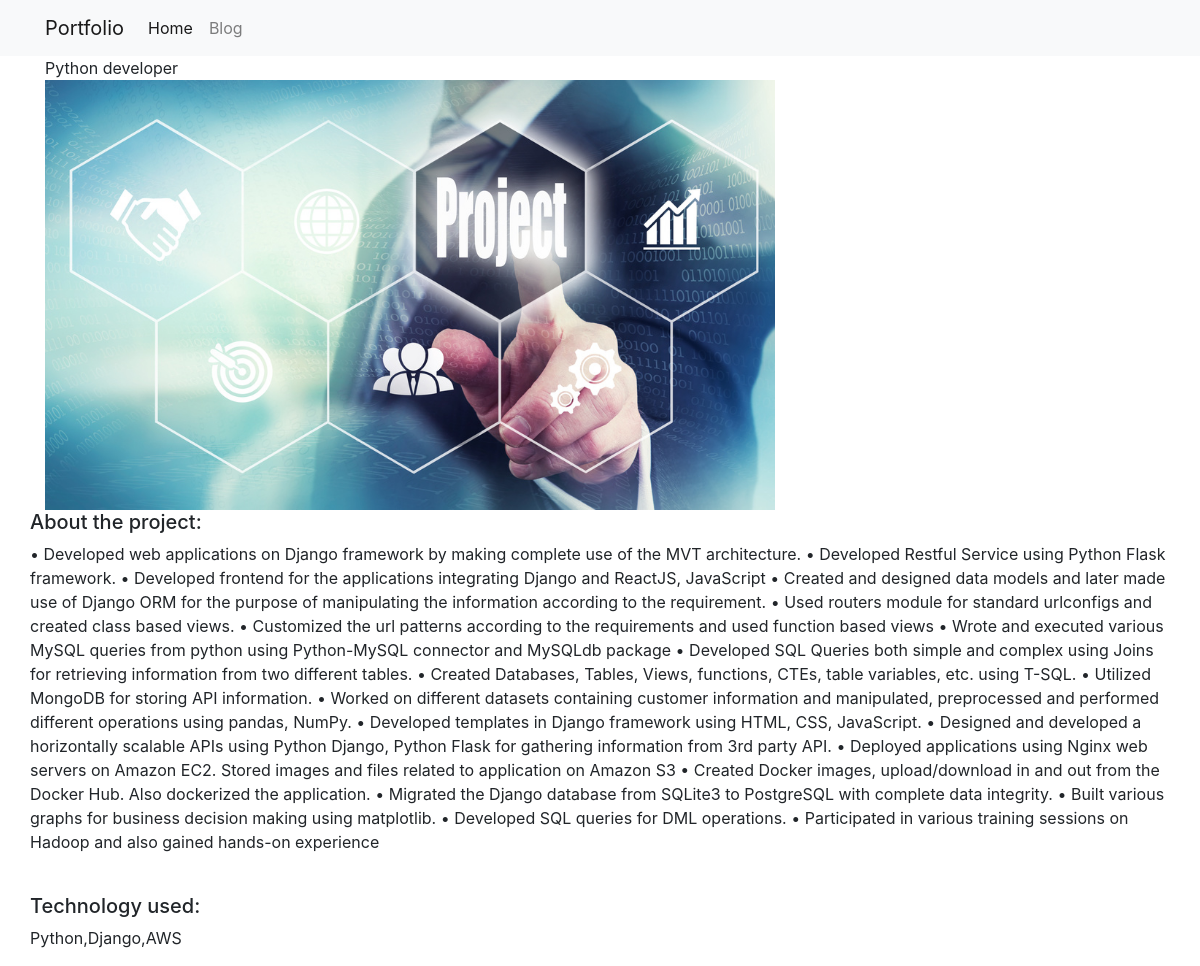
/projects/1/, run on the app's committed database.
### hello_world/models.py (models this page shows, shortened)
class Project(models.Model):
    objects = models.Manager()
    title = models.CharField(max_length = 100)
    description = models.TextField()
    technology = models.CharField(max_length = 20)
    image = models.ImageField(upload_to='img/')#The location of the uploaded image will be in MEDIA_ROOT/images

### hello_world/views.py (the view)
# urls.py: path('<int:id>/',views.project_detail,name='project_detail')
def project_detail(request,id):
    project=Project.objects.get(id=id)
    context = {'project':project}
    return render(request,"project_detail.html",context)

### hello_world/templates/project_detail.html
{% extends "base.html" %}
{% load static %}
{% block page_content %}
{{project.title}}
<div class = "row">
   <div class = "col-md-8">
      <img src="{{project.image.url }}" alt="" width="100%">
   </div>
   <div>
      <h5>About the project:</h5>
      <p>{{project.description}}</p>
      <br>
      <h5>Technology used:</h5>
      <p>{{project.technology}}
   </div>
</div>
{% endblock %}

### data on the page
Project: title "Python developer", image (picture), description "• Developed web applications on Django framework by making complete use of the MVT architecture. • Developed Restful Service using Python Flask framework. • Developed frontend for the applications integrating Django and ReactJS, JavaScript • Created and designed data models and later made use of Django ORM for the purpose of manipulating the information according to the requirement. • Used routers module for standard urlconfigs and created class based views. • Customized the url patterns according to the requirements and used function based views • Wrote and executed various MySQL queries from python using Python-MySQL connector and MySQLdb package • Developed SQL Queries both simple and…", technology "Python,Django,AWS"
